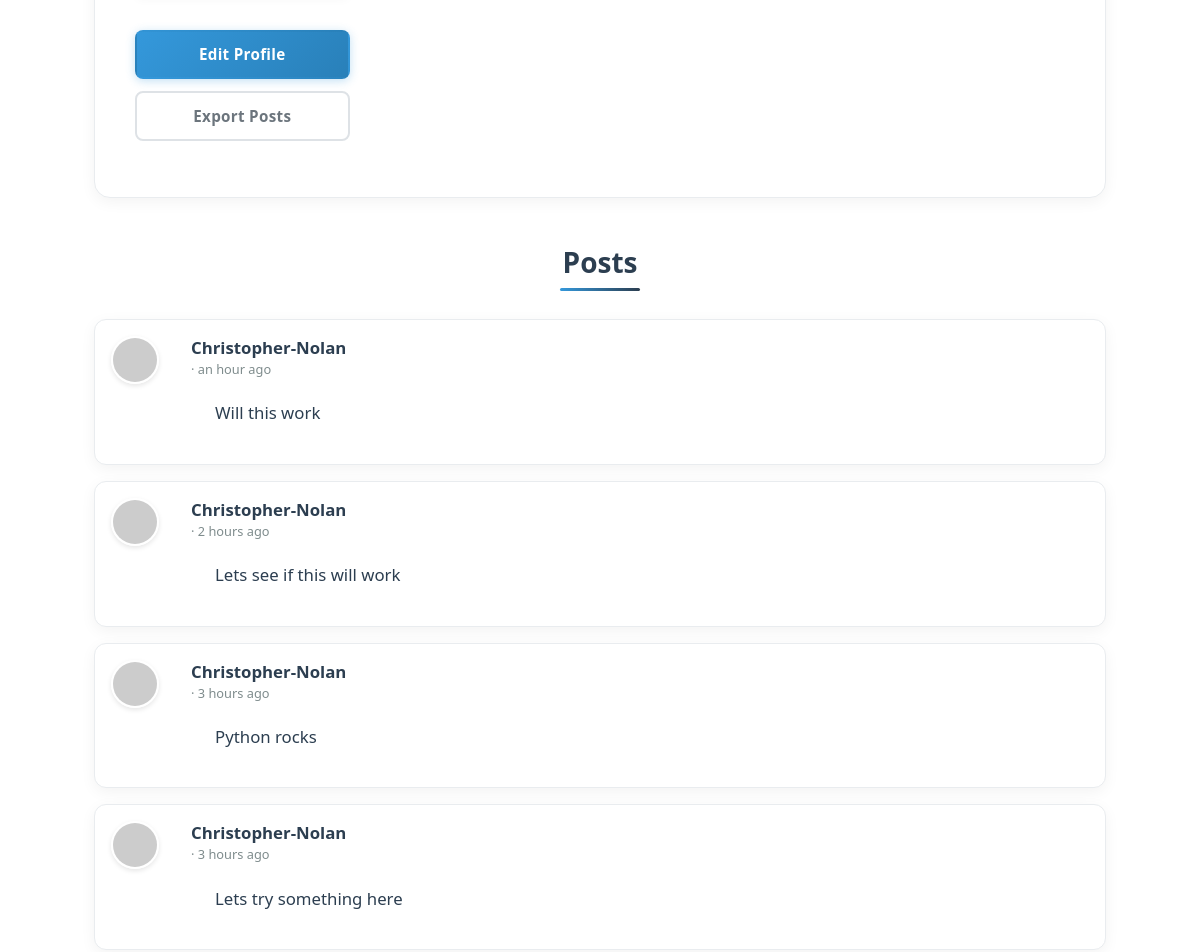
Before: /user/Christopher-Nolan (signed in, middle part) with the older database file.
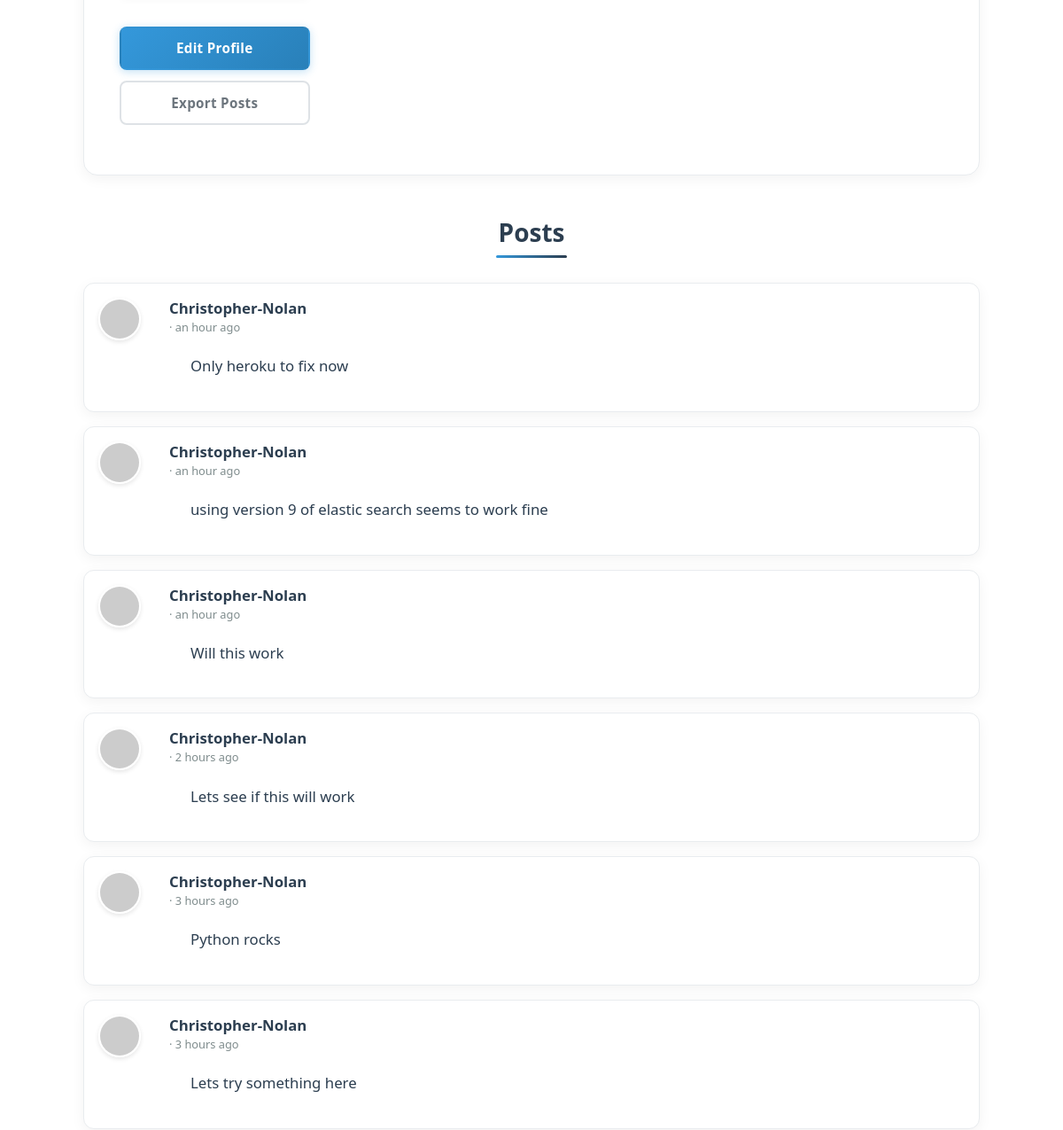
After: the same page with the newer database file.
### app/models.py (models this page shows, shortened)
class SearchableMixin:
    @classmethod
    def before_commit(cls, session):
        session._changes = {
            'add': list(session.new),
            'update': list(session.dirty),
            'delete': list(session.deleted)
        }
    @classmethod
    def after_commit(cls, session):
        try:
            for obj in session._changes['add']:
                if isinstance(obj, SearchableMixin):
                    add_to_index(obj.__tablename__, obj)
            for obj in session._changes['update']:
                if isinstance(obj, SearchableMixin):
                    add_to_index(obj.__tablename__, obj)
            for obj in session._changes['delete']:
                if isinstance(obj, SearchableMixin):
                    remove_from_index(obj.__tablename__, obj)
        except Exception as e:
            current_app.logger.error(f'Error in after_commit: {e}')
        finally:
            session._changes = None

class Post(SearchableMixin, db.Model):
    __searchable__ = ['body']
    id: so.Mapped[int] = so.mapped_column(primary_key=True)
    body: so.Mapped[str] = so.mapped_column(sa.String(140))
    timestamp: so.Mapped[datetime] = so.mapped_column(
        index=True, default=lambda: datetime.now(timezone.utc))
    user_id: so.Mapped[int] = so.mapped_column(sa.ForeignKey(User.id),
                                               index=True)
    language: so.Mapped[Optional[str]] = so.mapped_column(sa.String(5))
    author: so.Mapped[User] = so.relationship(back_populates='posts')

class PaginatedAPIMixin(object):
    @staticmethod
    def to_collection_dict(query, page, per_page, endpoint, **kwargs):
        resources = db.paginate(query, page=page, per_page=per_page,
                                error_out=False)
        data = {
            'items': [item.to_dict() for item in resources.items],
            '_meta': {
                'page': page,
                'per_page': per_page,
                'total_pages': resources.pages,
                'total_items': resources.total
            },
            '_links': {
                'self': url_for(endpoint, page=page, per_page=per_page,
                                **kwargs),
                'next': url_for(endpoint, page=page + 1, per_page=per_page,
                                **kwargs) if resources.has_next else None,
                'prev': url_for(endpoint, page=page - 1, per_page=per_page,
                                **kwargs) if resources.has_prev else None
            }
        }
        return data

class User(PaginatedAPIMixin, UserMixin, db.Model):
    id: so.Mapped[int] = so.mapped_column(primary_key=True)
    username: so.Mapped[str] = so.mapped_column(sa.String(64), index=True,
                                                unique=True)
    email: so.Mapped[str] = so.mapped_column(sa.String(120), index=True,
                                             unique=True)
    password_hash: so.Mapped[Optional[str]] = so.mapped_column(sa.String(256))
    about_me: so.Mapped[Optional[str]] = so.mapped_column(sa.String(140))
    last_seen: so.Mapped[Optional[datetime]] = so.mapped_column(
        default=lambda: datetime.now(timezone.utc))
    last_message_read_time: so.Mapped[Optional[datetime]]
    token: so.Mapped[Optional[str]] = so.mapped_column(
        sa.String(32), index=True, unique=True)
    token_expiration: so.Mapped[Optional[datetime]]
    posts: so.WriteOnlyMapped['Post'] = so.relationship(
        back_populates='author')
    following: so.WriteOnlyMapped['User'] = so.relationship(
        secondary=followers, primaryjoin=(followers.c.follower_id == id),
        secondaryjoin=(followers.c.followed_id == id),
        back_populates='followers')
    followers: so.WriteOnlyMapped['User'] = so.relationship(
        secondary=followers, primaryjoin=(followers.c.followed_id == id),
        secondaryjoin=(followers.c.follower_id == id),
        back_populates='following')
    messages_sent: so.WriteOnlyMapped['Message'] = so.relationship(
        foreign_keys='Message.sender_id', back_populates='author')
    messages_received: so.WriteOnlyMapped['Message'] = so.relationship(
        foreign_keys='Message.recipient_id', back_populates='recipient')
    notifications: so.WriteOnlyMapped['Notification'] = so.relationship(
        back_populates='user')
    tasks: so.WriteOnlyMapped['Task'] = so.relationship(back_populates='user')
    def avatar(self, size):
        digest = md5(self.email.lower().encode('utf-8')).hexdigest()
        return f'https://www.gravatar.com/avatar/{digest}?d=identicon&s={size}'
    def followers_count(self):
        query = sa.select(sa.func.count()).select_from(
            self.followers.select().subquery())
        return db.session.scalar(query)
    def following_count(self):
        query = sa.select(sa.func.count()).select_from(
            self.following.select().subquery())
        return db.session.scalar(query)
    def unread_message_count(self):
        last_read_time = self.last_message_read_time or datetime(1900, 1, 1)
        query = sa.select(Message).where(Message.recipient == self,
                                         Message.timestamp > last_read_time)
        return db.session.scalar(sa.select(sa.func.count()).select_from(
            query.subquery()))
    def get_tasks_in_progress(self):
        query = self.tasks.select().where(Task.complete == False)
        return db.session.scalars(query)
    def get_task_in_progress(self, name):
        query = self.tasks.select().where(Task.name == name,
                                          Task.complete == False)
        return db.session.scalar(query)

### app/main/routes.py (the view)
@bp.route('/user/<username>')
@login_required
def user(username):
    user = db.first_or_404(sa.select(User).where(User.username == username))
    page = request.args.get('page', 1, type=int)
    query = user.posts.select().order_by(Post.timestamp.desc())
    posts = db.paginate(query, page=page,
                        per_page=current_app.config['POSTS_PER_PAGE'],
                        error_out=False)
    next_url = url_for('main.user', username=user.username,
                       page=posts.next_num) if posts.has_next else None
    prev_url = url_for('main.user', username=user.username,
                       page=posts.prev_num) if posts.has_prev else None
    form = EmptyForm()
    return render_template('user.html', user=user, posts=posts.items,
                           next_url=next_url, prev_url=prev_url, form=form)

### app/__init__.py (called while the page is built)
def get_locale():
    return request.accept_languages.best_match(current_app.config['LANGUAGES'])

### app/main/routes.py (called while the page is built)
@bp.before_app_request
def before_request():
    if current_user.is_authenticated:
        current_user.last_seen = datetime.now(timezone.utc)
        db.session.commit()
        g.search_form = SearchForm()
    g.locale = str(get_locale())

### app/models.py (called while the page is built)
@login.user_loader
def load_user(id):
    return db.session.get(User, int(id))

### app/templates/user.html (shortened to what this page needs)
{% extends "base.html" %}
{% block content %}
<div class="container">
    <div class="profile-container">
        <div class="row">
            <div class="col-md-3 text-center">
                <div class="profile-actions">
                    {% if user == current_user %}
                        <a href="{{ url_for('main.edit_profile') }}" class="btn btn-edit">
                            {{ _('Edit Profile') }}
                        </a>
                        {% if not current_user.get_task_in_progress('export_posts') %}
                        <a href="{{ url_for('main.export_posts') }}" class="btn btn-outline-secondary">
                            {{ _('Export Posts') }}
                        </a>
                        {% endif %}
                    {% elif not current_user.is_following(user) %}
                        <form action="{{ url_for('main.follow', username=user.username) }}" method="post" class="d-inline">
                            {{ form.hidden_tag() }}
                            <button type="submit" class="btn btn-primary">{{ _('Follow') }}</button>
                        </form>
                    {% else %}
                        <form action="{{ url_for('main.unfollow', username=user.username) }}" method="post" class="d-inline">
                            {{ form.hidden_tag() }}
                            <button type="submit" class="btn btn-outline-secondary">{{ _('Following') }}</button>
                        </form>
                    {% endif %}
                </div>
            </div>
            <div class="col-md-9">
            </div>
        </div>
    </div>
    <h2 class="posts-header">{{ _('Posts') }}</h2>
    {% for post in posts %}
        {% include '_post.html' %}
    {% endfor %}
{% endblock %}

### app/templates/_post.html (shortened to what this page needs)
<div class="card post-card mb-3">
    <div class="card-body">
        <div class="d-flex">
            <div class="flex-shrink-0 me-3">
                <a href="{{ url_for('main.user', username=post.author.username) }}">
                    <img src="{{ post.author.avatar(50) }}" class="post-avatar" alt="{{ post.author.username }}'s avatar">
                </a>
            </div>
            <div class="flex-grow-1">
                <div class="d-flex justify-content-between align-items-start">
                    <div>
                        <a class="user_popup post-username" href="{{ url_for('main.user', username=post.author.username) }}">
                            {{ post.author.username }}
                        </a>
                        <span class="post-time">· {{ moment(post.timestamp).fromNow() }}</span>
                    </div>
                </div>
                <div class="post-body" id="post{{ post.id }}">{{ post.body }}</div>
            </div>
        </div>
    </div>
</div>

Changed rows visible on the page:
added Post: author.username "Christopher-Nolan", timestamp "an hour ago", body "Only heroku to fix now"
added Post: author.username "Christopher-Nolan", timestamp "an hour ago", body "using version 9 of elastic search seems to work fine"
